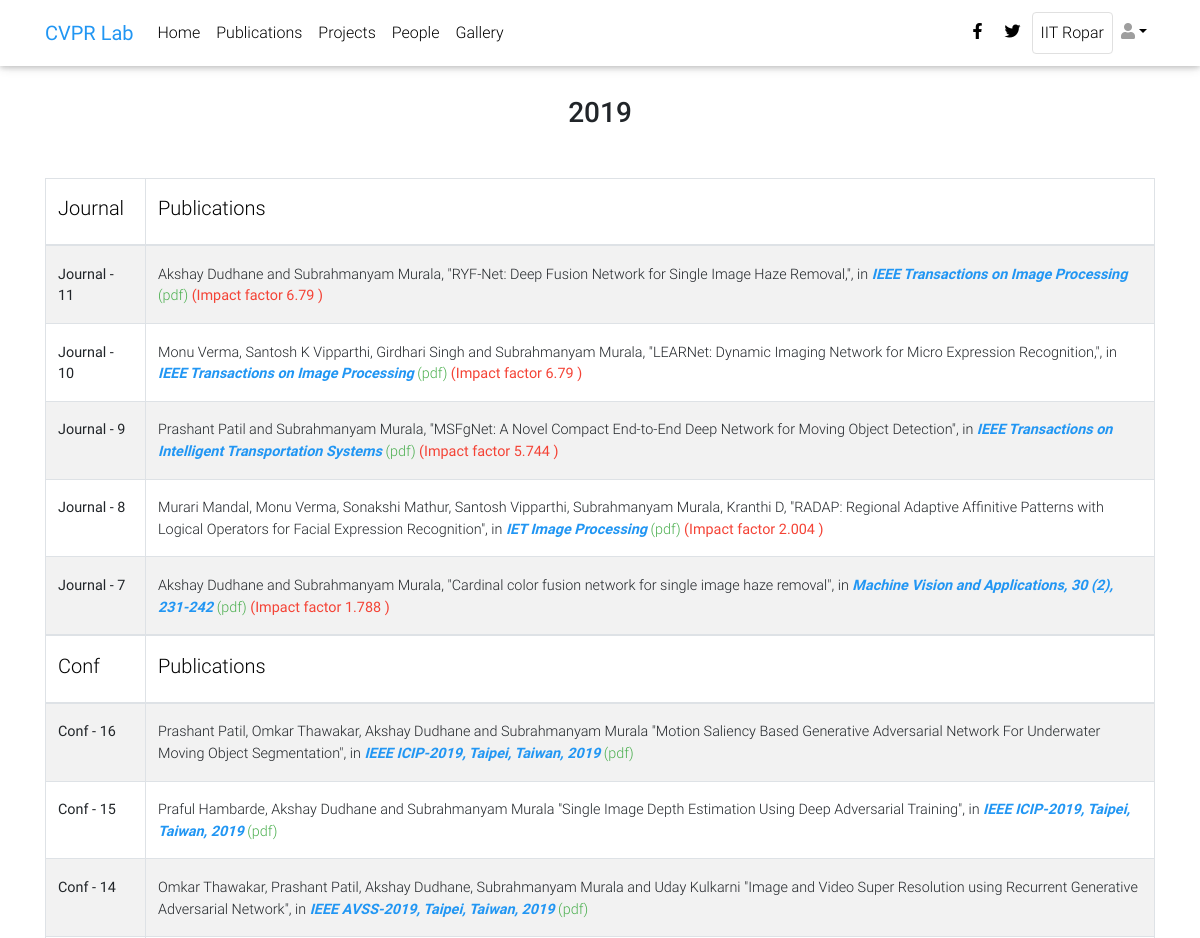
Page /publications/ (upper part) on the earlier database version.
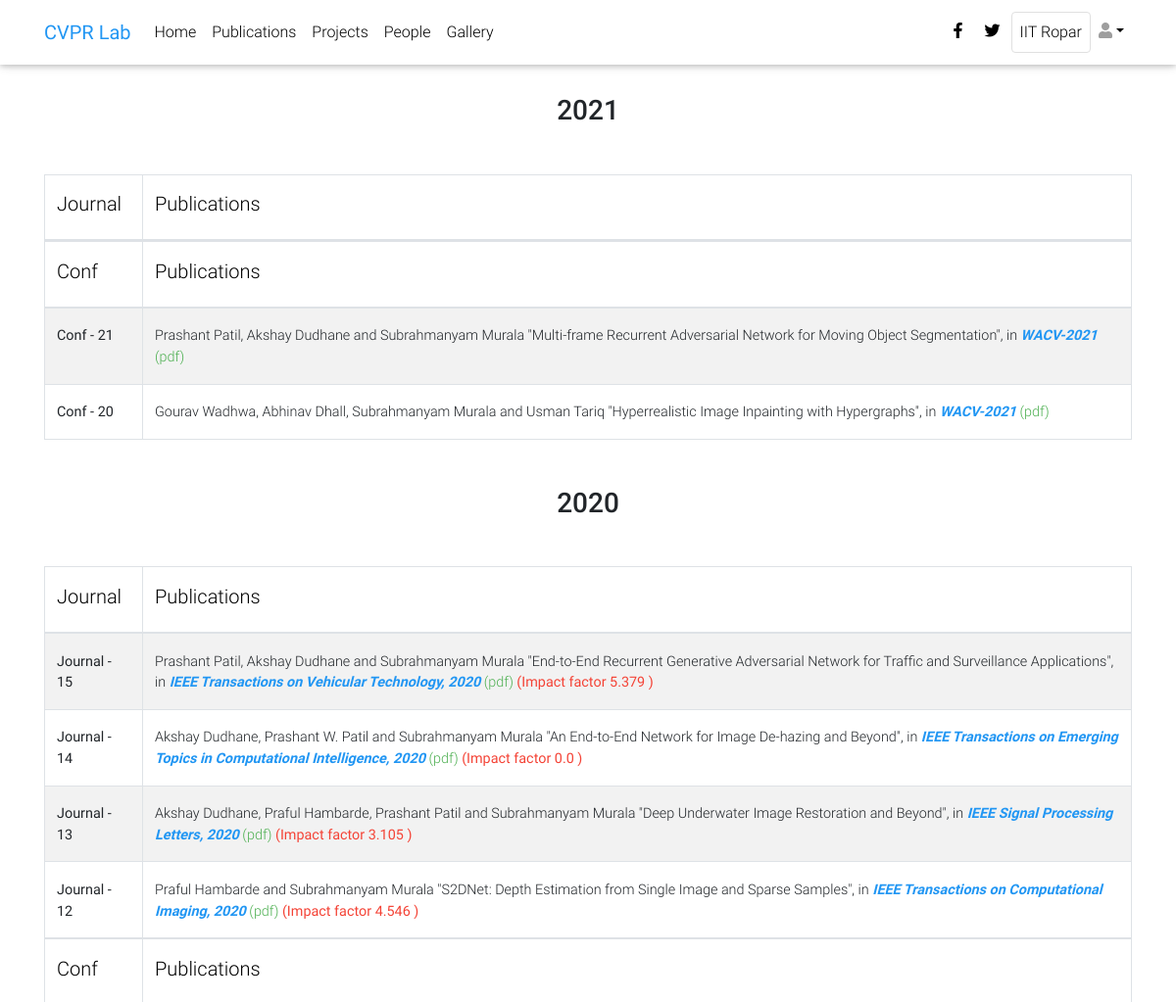
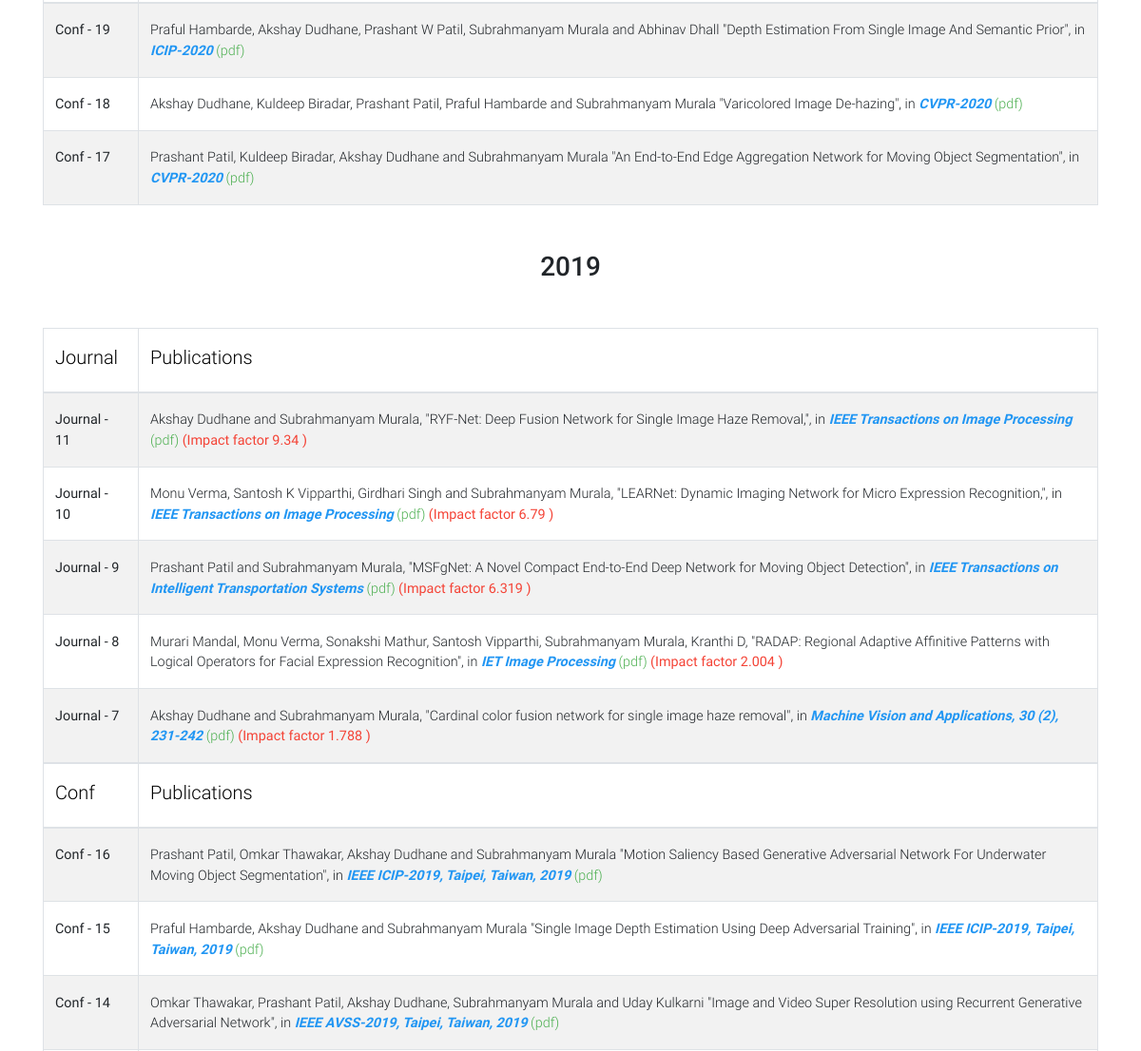
Same page on the later database version (2 pictures, top to bottom).
### labsite/models.py (models this page shows, shortened)
class Publication(models.Model):
    title = models.CharField(max_length=500)
    authors = models.CharField(max_length=500)
    type = models.CharField(max_length=100, choices=[('Conf', 'Conference'), ('Journal', 'Journal')])
    publisher = models.CharField(max_length=100)
    date = models.DateField(default=datetime.datetime.now)
    pdf = models.CharField(max_length=1000, blank=True, default='')
    code = models.CharField(max_length=1000, blank=True, default='')
    impact_factor = models.FloatField(max_length=5, blank=True, default='')

### labsite/views.py (the view)
# urls.py: url(r'^publications/$', views.publications, name='publications'),
def publications(request):
    pubs = Publication.objects.all().order_by('-date')
    total_conf = Publication.objects.filter(type='Conf').count()
    total_journal = Publication.objects.filter(type='Journal').count()
    year_wise = {}
    for pub in pubs:
        key = str(pub.date.year)
        if key not in year_wise.keys():
            year_wise[key] = {'Journal':[], 'Conf':[]}
            if pub.type == 'Conf':
                year_wise[key]['Conf'].append({'pub':pub,'num':total_conf})
                total_conf-=1
            else:
                year_wise[key]['Journal'].append({'pub':pub,'num':total_journal})
                total_journal-=1
        else:
            if pub.type == 'Conf':
                year_wise[key]['Conf'].append({'pub':pub,'num':total_conf})
                total_conf-=1
            else:
                year_wise[key]['Journal'].append({'pub':pub,'num':total_journal})
                total_journal-=1
    return render(request, template_name='labsite/publications.html', context={'year_wise': year_wise})

### labsite/templates/labsite/publications.html
{% extends 'labsite/base.html' %}
{% load static %}
{% block content %}
    <main class="mt-5 pt-5">
            {% for year, pubs in year_wise.items %}
                <div class="container">
                <h1 class="h3 text-center mb-5">{{ year }}</h1>
                {% for type_,publications in pubs.items %}
                <div vlass="'row">
                          <table class="table table-bordered table-striped mb-0">
                            <thead>
                              <tr>
                                <th scope="col" width="100px"><h5 class="black-text">{{ type_ }}</h5></th>
                                <th scope="col"><h5 class="black-text">Publications</h5></th>
                              </tr>
                            </thead>
                            <tbody>
                            {% for pub in publications %}
                              <tr>
                                <th scope="row">{{ pub.pub.type }} - {{ pub.num }}</th>
                                {% if pub.pub.type == 'Journal' %}
                                    <td >
                                    {{ pub.pub.authors }} "{{ pub.pub.title }}", in <i class="blue-text font-weight-bold">{{ pub.pub.publisher }}</i>{{ pub.pub.year }}<a class="green-text" href="{{ pub.pub.pdf }}"> (pdf)</a> <b class="red-text"> (Impact factor {{ pub.pub.impact_factor }} )</b>
                                    </td>
                                {% else %}
                                    <td >
                                    {{ pub.pub.authors }} "{{ pub.pub.title }}", in <i class="blue-text font-weight-bold">{{ pub.pub.publisher }}</i>{{ pub.pub.year }}<a class="green-text" href="{{ pub.pub.pdf }}"> (pdf)</a>
                                    </td>
                                {% endif %}
                              </tr>
                            {% endfor %}
                            </tbody>
                          </table>
                </div>
                {% endfor %}
                <br>
                </div>
                <br>
            {% endfor %}
    </main>
{% endblock %}

Differences in the rows shown:
added Publication: pub.type "Conf", num "21", pub.authors "Prashant Patil, Akshay Dudhane and Subrahmanyam Murala", pub "Multi-frame Recurrent Adversarial Network for Moving Object Segmentation", pub.publisher "WACV-2021"
added Publication: pub.type "Conf", num "20", pub.authors "Gourav Wadhwa, Abhinav Dhall, Subrahmanyam Murala and Usman Tariq", pub "Hyperrealistic Image Inpainting with Hypergraphs", pub.publisher "WACV-2021"
added Publication: pub.type "Journal", num "15", pub.authors "Prashant Patil, Akshay Dudhane and Subrahmanyam Murala", pub "End-to-End Recurrent Generative Adversarial Network for Traffic and Surveillance Applications", pub.publisher "IEEE Transactions on Vehicular Technology, 2020", pub.impact_factor "5.379"
added Publication: pub.type "Journal", num "14", pub.authors "Akshay Dudhane, Prashant W. Patil and Subrahmanyam Murala", pub "An End-to-End Network for Image De-hazing and Beyond", pub.publisher "IEEE Transactions on Emerging Topics in Computational Intelligence, 2020", pub.impact_factor "0.0"
added Publication: pub.type "Journal", num "13", pub.authors "Akshay Dudhane, Praful Hambarde, Prashant Patil and Subrahmanyam Murala", pub "Deep Underwater Image Restoration and Beyond", pub.publisher "IEEE Signal Processing Letters, 2020", pub.impact_factor "3.105"
added Publication: pub.type "Journal", num "12", pub.authors "Praful Hambarde and Subrahmanyam Murala", pub "S2DNet: Depth Estimation from Single Image and Sparse Samples", pub.publisher "IEEE Transactions on Computational Imaging, 2020", pub.impact_factor "4.546"
added Publication: pub.type "Conf", num "19", pub.authors "Praful Hambarde, Akshay Dudhane, Prashant W Patil, Subrahmanyam Murala and Abhinav Dhall", pub "Depth Estimation From Single Image And Semantic Prior", pub.publisher "ICIP-2020"
added Publication: pub.type "Conf", num "18", pub.authors "Akshay Dudhane, Kuldeep Biradar, Prashant Patil, Praful Hambarde and Subrahmanyam Murala", pub "Varicolored Image De-hazing", pub.publisher "CVPR-2020"
added Publication: pub.type "Conf", num "17", pub.authors "Prashant Patil, Kuldeep Biradar, Akshay Dudhane and Subrahmanyam Murala", pub "An End-to-End Edge Aggregation Network for Moving Object Segmentation", pub.publisher "CVPR-2020"
changed Publication "RYF-Net: Deep Fusion Network for Single Image Haze Removal,": pub.impact_factor "6.79" → "9.34"
changed Publication "Prashant Patil and Subrahmanyam Murala,": pub.impact_factor "5.744" → "6.319"
Other differences:
new list line: "2021 Journal Publications Conf Publications"
new list line: "2020 Journal Publications Conf Publications"
